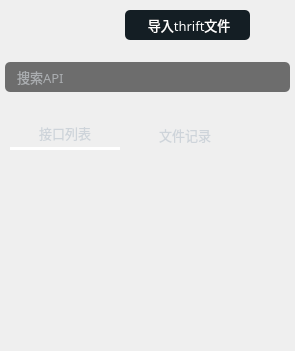
     <widget class="QWidget" name="widget_left" native="true">
      <property name="minimumSize">
       <size>
        <width>260</width>
        <height>0</height>
       </size>
      </property>
      <property name="maximumSize">
       <size>
        <width>500</width>
        <height>16777215</height>
       </size>
      </property>
      <property name="font">
       <font>
        <family>OPPOSans B</family>
        <stylestrategy>PreferAntialias</stylestrategy>
       </font>
      </property>
      <property name="styleSheet">
       <string notr="true">#widget_left{
border-right:0px solid rgba(108, 117, 125, 65); 
}
QScrollBar:vertical{
    width: 10px;
	background-color: rgba(0, 41, 69, 0);
    margin: 0px,0px,0px,0px;
    padding-top: 0px;		/*//隐藏上下的箭头*/
    padding-bottom: 0px;
}


QScrollBar::handle:vertical{
    width: 10px;
	
	background-color: rgb(239, 239, 239);
    /*滚动条两端变成椭圆 */
    border-radius: 2px;
    min-height: 0;
}

QScrollBar::sub-page:vertical {
    
	background-color: rgba(255, 255, 255, 0);
}
QScrollBar::add-page:vertical 
{
    background-color: rgba(255, 255, 255, 0);
}

QScrollBar::add-line:vertical {
	border: none;
    height: 0px;
    subcontrol-position: bottom;
    subcontrol-origin: margin;
}
QScrollBar::sub-line:vertical {
    border: none;
    height: 0px;
    subcontrol-position: top;
    subcontrol-origin: margin;
}

QScrollBar::down-arrow:vertical {
    border:none;
}

QScrollBar::up-arrow:vertical {
    border:none;
}</string>
      </property>
      <layout class="QVBoxLayout" name="verticalLayout_5">
       <property name="spacing">
        <number>8</number>
       </property>
       <property name="leftMargin">
        <number>5</number>
       </property>
       <property name="topMargin">
        <number>0</number>
       </property>
       <property name="rightMargin">
        <number>5</number>
       </property>
       <property name="bottomMargin">
        <number>5</number>
       </property>
       <item>
        <widget class="QWidget" name="widget_imprt_thrift" native="true">
         <property name="minimumSize">
          <size>
           <width>0</width>
           <height>44</height>
          </size>
         </property>
         <property name="font">
          <font>
           <stylestrategy>PreferAntialias</stylestrategy>
          </font>
         </property>
         <layout class="QHBoxLayout" name="horizontalLayout_7">
          <property name="spacing">
           <number>20</number>
          </property>
          <property name="leftMargin">
           <number>0</number>
          </property>
          <property name="topMargin">
           <number>5</number>
          </property>
          <property name="rightMargin">
           <number>0</number>
          </property>
          <property name="bottomMargin">
           <number>0</number>
          </property>
          <item>
           <widget class="QWidget" name="widget_7" native="true">
            <property name="minimumSize">
             <size>
              <width>100</width>
              <height>40</height>
             </size>
            </property>
            <property name="maximumSize">
             <size>
              <width>100</width>
              <height>40</height>
             </size>
            </property>
            <property name="font">
             <font>
              <stylestrategy>PreferAntialias</stylestrategy>
             </font>
            </property>
            <property name="styleSheet">
             <string notr="true">image: url(:/lib/Thrift.png);</string>
            </property>
           </widget>
          </item>
          <item>
           <widget class="QToolButton" name="toolButton_inportFile">
            <property name="sizePolicy">
             <sizepolicy hsizetype="Expanding" vsizetype="Fixed">
              <horstretch>0</horstretch>
              <verstretch>0</verstretch>
             </sizepolicy>
            </property>
            <property name="minimumSize">
             <size>
              <width>125</width>
              <height>30</height>
             </size>
            </property>
            <property name="maximumSize">
             <size>
              <width>125</width>
              <height>30</height>
             </size>
            </property>
            <property name="font">
             <font>
              <family>OPPOSans B</family>
              <pointsize>10</pointsize>
              <stylestrategy>PreferAntialias</stylestrategy>
             </font>
            </property>
            <property name="styleSheet">
             <string notr="true">QToolButton {
	color: rgb(255, 255, 255);
	
	background-color: rgb(20, 30, 36);
	border-radius: 5px;
}

QToolButton::menu-indicator { 
	image: None;
}
 
QToolButton:hover {
	color: rgb(255, 255, 255);
	/*background-color: rgba(20, 20, 20,0);*/
}</string>
            </property>
            <property name="text">
             <string> 导入thrift文件</string>
            </property>
            <property name="icon">
             <iconset resource="../lib.qrc">
              <normaloff>:/lib/inport.png</normaloff>:/lib/inport.png</iconset>
            </property>
            <property name="iconSize">
             <size>
              <width>20</width>
              <height>20</height>
             </size>
            </property>
            <property name="toolButtonStyle">
             <enum>Qt::ToolButtonTextBesideIcon</enum>
            </property>
           </widget>
          </item>
          <item>
           <spacer name="horizontalSpacer_23">
            <property name="font">
             <font>
              <stylestrategy>PreferAntialias</stylestrategy>
             </font>
            </property>
            <property name="orientation">
             <enum>Qt::Horizontal</enum>
            </property>
            <property name="sizeHint" stdset="0">
             <size>
              <width>40</width>
              <height>20</height>
             </size>
            </property>
           </spacer>
          </item>
         </layout>
        </widget>
       </item>
       <item>
        <widget class="QWidget" name="widget_thrift_search" native="true">
         <property name="minimumSize">
          <size>
           <width>0</width>
           <height>40</height>
          </size>
         </property>
         <property name="font">
          <font>
           <stylestrategy>PreferAntialias</stylestrategy>
          </font>
         </property>
         <layout class="QHBoxLayout" name="horizontalLayout_14">
          <property name="leftMargin">
           <number>0</number>
          </property>
          <property name="rightMargin">
           <number>0</number>
          </property>
          <item>
           <widget class="QLineEdit" name="lineEdit_find">
            <property name="minimumSize">
             <size>
              <width>250</width>
              <height>30</height>
             </size>
            </property>
            <property name="maximumSize">
             <size>
              <width>5999</width>
              <height>30</height>
             </size>
            </property>
            <property name="font">
             <font>
              <family>OPPOSans</family>
              <pointsize>10</pointsize>
              <stylestrategy>PreferAntialias</stylestrategy>
             </font>
            </property>
            <property name="styleSheet">
             <string notr="true">QLineEdit{
color: rgb(231, 238, 244);
border-radius: 14px;
background-color: rgb(25, 25, 25, 155);
border: 0px solid rgba(255, 255, 255, 0);
border-radius: 5px;
padding-left:10px;
padding-right:10px;
}</string>
            </property>
            <property name="placeholderText">
             <string>搜索API</string>
            </property>
           </widget>
          </item>
         </layout>
        </widget>
       </item>
       <item>
        <widget class="QWidget" name="widget_thrift_api" native="true">
         <property name="font">
          <font>
           <stylestrategy>PreferAntialias</stylestrategy>
          </font>
         </property>
         <property name="styleSheet">
          <string notr="true">#widget_thrift_api {
border-image: url(:/lib/back2.png);
border-radius: 10px;
}</string>
         </property>
         <layout class="QVBoxLayout" name="verticalLayout_3">
          <property name="leftMargin">
           <number>0</number>
          </property>
          <property name="topMargin">
           <number>10</number>
          </property>
          <property name="rightMargin">
           <number>0</number>
          </property>
          <property name="bottomMargin">
           <number>0</number>
          </property>
          <item>
           <widget class="QTabWidget" name="tabWidget">
            <property name="font">
             <font>
              <family>OPPOSans B</family>
              <pointsize>10</pointsize>
              <stylestrategy>PreferAntialias</stylestrategy>
             </font>
            </property>
            <property name="styleSheet">
             <string notr="true">
 QTabWidget::tab-bar {
         left:0px;       
}
	

/*设置TabWidget中tab_1的样式*/
#tab_1.QWidget{
	background-color: rgb(108, 117, 125, 0);
}
 
/*设置TabWidget中tab_2的样式*/
#tab_2.QWidget{
	background-color: rgb(108, 117, 125, 0);
}
 
/*设置TabWidget中QTabBar的样式*/
QTabBar::tab{
    background-color: rgb(108, 117, 125, 0);
	/*font-family:Consolas; */   /*设置tab中的文本的字体*/
	font-size:10pt;
	color:#ced4da;    /*设置tab中的文本的颜色*/
	border-top-left-radius: 5px;    /*设置tab的边框的圆角（左上圆角）*/
	border-top-right-radius: 5px;    /*设置tab的边框的圆角（右上圆角）*/
	width:100px;
	padding: 5px;
	margin-right:5px;
	margin-left: 5px;
}
 
/*设置TabWidget中QTabBar的tab被选中时的样式*/
QTabBar::tab:selected{
	/*background-color: #0B0E11;*/
	background-color: rgb(108, 117, 125, 0);
	border-bottom: 3px solid rgb(255, 255, 255);
}
 
/*设置TabWidget中鼠标悬浮在QTabBar的tab上，但未选中该Tab的样式*/
QTabBar::tab:hover:!selected {
	/*background-color: rgb(100, 117, 125, 125);*/
}
 
/*设置TabWidget的边框的样式*/
QTabWidget::pane {
    border: 0px solid rgb(108, 117, 125, 65);
}
 

QTabBar::close-button{ 
	/*border-image: url(:lib/Kafka.png);*/
}
QTabBar::close-button:hover{
	/*border-image: url(:/Resources/image/close_hover.png);*/
}


/*当打开多个tab，右侧出现，点击后，可以向前向后的按钮的样式*/
QTabBar QToolButton {
    border: none;
	color: rgb(255, 206, 6);
    background-color: #0b0e11;
}
 
QTabBar QToolButton:hover {
	background-color: #161a1e; 
}</string>
            </property>
            <property name="currentIndex">
             <number>0</number>
            </property>
            <widget class="QWidget" name="tab_2">
             <property name="styleSheet">
              <string notr="true">#tab_2{
border-radius: 5px;
background-color: rgba(28, 35, 39, 0);
}</string>
             </property>
             <attribute name="icon">
              <iconset resource="../lib.qrc">
               <normaloff>:/lib/file2.png</normaloff>:/lib/file2.png</iconset>
             </attribute>
             <attribute name="title">
              <string>接口列表</string>
             </attribute>
             <layout class="QVBoxLayout" name="verticalLayout_12">
              <property name="spacing">
               <number>6</number>
              </property>
              <property name="leftMargin">
               <number>0</number>
              </property>
              <property name="topMargin">
               <number>0</number>
              </property>
              <property name="rightMargin">
               <number>0</number>
              </property>
              <property name="bottomMargin">
               <number>0</number>
              </property>
              <item>
               <widget class="QTreeWidget" name="treeWidget_api">
                <property name="font">
                 <font>
                  <family>OPPOSans B</family>
                  <pointsize>10</pointsize>
                  <stylestrategy>PreferAntialias</stylestrategy>
                 </font>
                </property>
                <property name="styleSheet">
                 <string notr="true">QTreeWidget{
/*background-color: rgba(25, 25, 25, 100);*/
	background-color: rgba(255, 255, 255, 0);
border: 0px solid rgba(212, 212, 212, 50);
border-radius: 10px;
padding:5px;
	color: rgb(255, 255, 255);
}

QTreeWidget::item {
    height: 25px; /* 设置行高为50像素 */
}

QScrollBar::horizontal{
    height: 8px;
	background-color: rgb(67, 77, 88);
	margin: 0px,0px,0px,0px;
    padding-top: 0px;		/*//隐藏上下的箭头*/
    padding-bottom: 0px;
}

QTreeWidget::branch:closed:has-children:!has-siblings,
QTreeWidget::branch:closed:has-children:has-siblings {
	border-image: none;
    image: url(:/lib/tree_close.png);
}
 
QTreeWidget::branch:open:has-children:!has-siblings,
QTreeWidget::branch:open:has-children:has-siblings  {
	border-image: none;
    image: url(:/lib/tree_open.png);
}

QScrollBar::handle:horizontal {
    height: 8px;
	background-color: rgb(239, 239, 239);
    /*滚动条两端变成椭圆 */
    border-radius: 2px;
    min-height: 0;
}

QScrollBar::sub-page:horizontal {
	background-color: rgba(255, 255, 255, 0);
}
QScrollBar::add-page:horizontal 
{
    background-color: rgba(255, 255, 255, 0);
}

QScrollBar::add-line:horizontal {
	border: none;
    height: 0px;
    subcontrol-position: bottom;
    subcontrol-origin: margin;
}
QScrollBar::sub-line:horizontal {
    border: none;
    height: 0px;
    subcontrol-position: top;
    subcontrol-origin: margin;
}

QScrollBar::down-arrow:horizontal {
    border:none;
}
QScrollBar::up-arrow:horizontal {
    border:none;
}</string>
                </property>
                <attribute name="headerVisible">
                 <bool>false</bool>
                </attribute>
                <column>
                 <property name="text">
                  <string notr="true">1</string>
                 </property>
                </column>
               </widget>
              </item>
             </layout>
            </widget>
            <widget class="QWidget" name="tab">
             <attribute name="icon">
              <iconset resource="../lib.qrc">
               <normaloff>:/lib/history2.png</normaloff>:/lib/history2.png</iconset>
             </attribute>
             <attribute name="title">
              <string>文件记录</string>
             </attribute>
            </widget>
           </widget>
          </item>
         </layout>
        </widget>
       </item>
      </layout>
     </widget>
